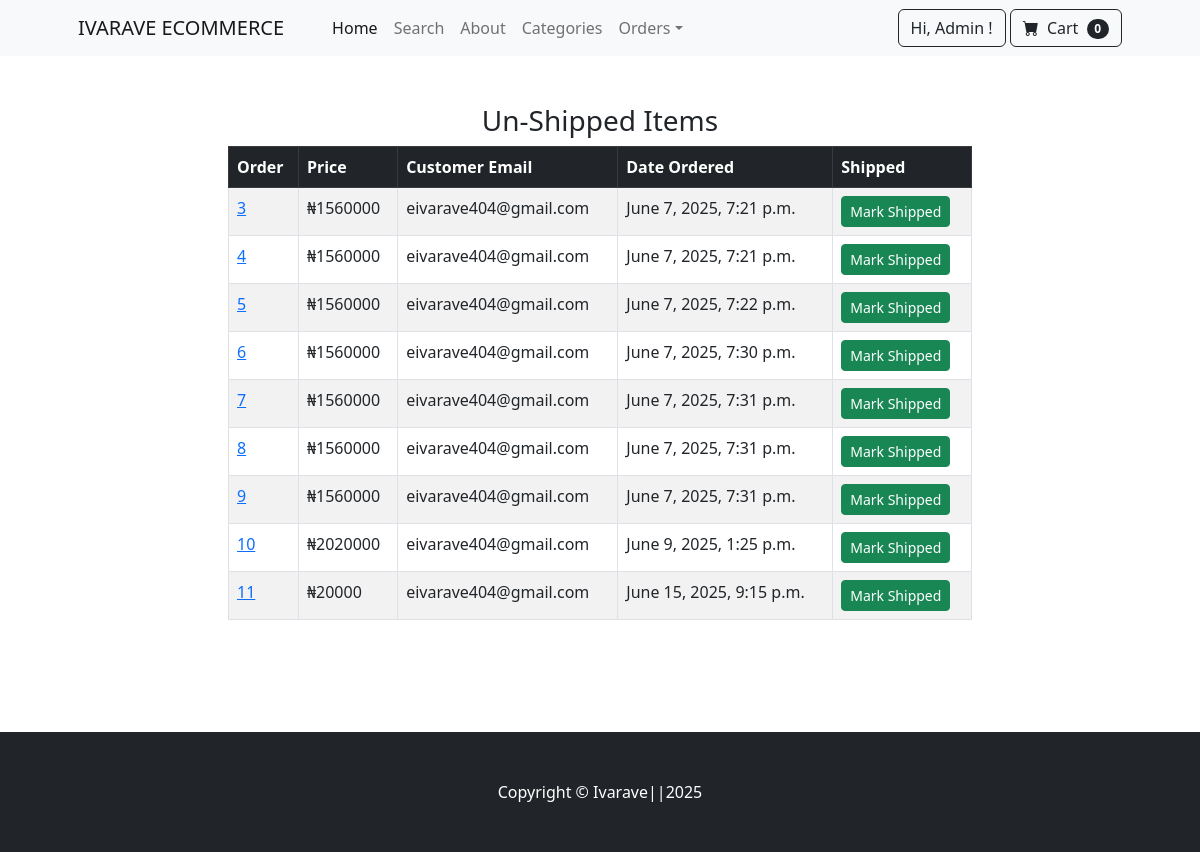
Page /payment/not_shipped_dash (signed in) on the committed database.
### payment/models.py (models this page shows, shortened)
class Order(models.Model):
    user  = models.ForeignKey(User, on_delete=models.CASCADE, null=True, blank=True)
    name = models.CharField(max_length=200)
    email = models.EmailField(max_length=200)
    phone = models.CharField(max_length=200)
    shipping_address = models.TextField(max_length=15000)
    amount_paid = models.DecimalField(max_digits = 10, decimal_places=0)
    date_ordered = models.DateTimeField(auto_now_add=True)
    shipped = models.BooleanField(default =False)
    date_shipped = models.DateTimeField(blank=True, null=True)

### payment/views.py (the view, shortened to what this page needs)
# urls.py: path('not_shipped_dash',views.not_shipped_dash,name ="not_shipped_dash"),
def not_shipped_dash(request):
	if request.user.is_authenticated and request.user.is_superuser:
		orders = Order.objects.filter(shipped=False)
		return render(request, "payment/not_shipped_dash.html", {"orders":orders})
	else:
		messages.success(request, "Access Denied")
		return redirect('home')

### cart/cart.py (called while the page is built)
    def __len__(self):
        return len(self.cart)

### cart/context_processors.py (called while the page is built)
def cart(request):
    return {'cart': Cart(request)}

### payment/templates/payment/not_shipped_dash.html (shortened to what this page needs)
{% extends 'base.html' %}
{% block content %}
        <div class="container">
        	<div class="row">
        		<center>
        			<div class="col-8">
        				<br/><br/>
<h3>Un-Shipped Items</h3>
<table class="table table-striped table-hover table-bordered">
  <thead class="table-dark">
    <tr>
      <th scope="col">Order</th>
      <th scope="col">Price</th>
      <th scope="col">Customer Email</th>
      <th scope="col">Date Ordered</th>
      <th scope="col">Shipped</th>
    </tr>
  </thead>
  <tbody>
  	{% for item in orders %}
    <tr>
      <td><a href="{% url 'orders' item.id %}">{{ item.id }}</a></td>
      <td>₦{{ item.amount_paid }}</td>
      <td>{{ item.email }}</td>
      <td>{{ item.date_ordered }}</td>
      <td>
        <form method="POST">
          <button type="Submit" class="btn btn-success btn-sm">Mark Shipped</button>
        </form>
      </td>
    </tr>
    {% endfor %}
  </tbody>
</table>
<br/><br/>
<br/><br/>
        			</div>
        		</center>
        	</div>
        </div>
{% endblock %}

### store/templates/navbar.html (shortened to what this page needs)
<nav class="navbar navbar-expand-lg navbar-light bg-light">
    <div class="container px-4 px-lg-5">
        <a class="navbar-brand" href="{% url 'home' %}">IVARAVE ECOMMERCE</a>
        <div class="collapse navbar-collapse" id="navbarSupportedContent">
            <ul class="navbar-nav me-auto mb-2 mb-lg-0 ms-lg-4">
                <li class="nav-item"><a class="nav-link active" aria-current="page" href="{% url 'home' %}">Home</a></li>
                <li class="nav-item"><a class="nav-link" href="{% url 'search' %}">Search</a></li>
                <li class="nav-item"><a class="nav-link" href="{% url 'about' %}">About</a></li>
                <li class="nav-item"><a class="nav-link" href="{% url 'category_summary' %}">Categories</a></li>
                {% if user.is_authenticated %}
                    {% if user.is_superuser %}
                    <li class="nav-item dropdown">
                    <a class="nav-link dropdown-toggle" id="navbarDropdown" href="#" role="button" data-bs-toggle="dropdown" aria-expanded="false">Orders</a>
                    </li>
                    {% endif %}
            </ul>
            <form class="d-flex">
                <a  href = "{% url 'profile' %} "class="btn btn-outline-dark" type="submit" >
                    Hi, {{ user.username }} !
                </a>
                {% endif %}
                <a href="{% url 'cart_summary' %}" class="btn btn-outline-dark">
                    <i class="bi-cart-fill me-1"></i>
                    Cart
                    <span class="badge bg-dark text-white ms-1 rounded-pill" id ="cart_quantity">{{ cart|length }}</span>
                </a>
            </form>
        </div>
    </div>
</nav>

### rows in the picture
Order: id "3", amount_paid "1560000", email "eivarave404@gmail.com", date_ordered "June 7, 2025, 7:21 p.m."
Order: id "4", amount_paid "1560000", email "eivarave404@gmail.com", date_ordered "June 7, 2025, 7:21 p.m."
Order: id "5", amount_paid "1560000", email "eivarave404@gmail.com", date_ordered "June 7, 2025, 7:22 p.m."
Order: id "6", amount_paid "1560000", email "eivarave404@gmail.com", date_ordered "June 7, 2025, 7:30 p.m."
Order: id "7", amount_paid "1560000", email "eivarave404@gmail.com", date_ordered "June 7, 2025, 7:31 p.m."
Order: id "8", amount_paid "1560000", email "eivarave404@gmail.com", date_ordered "June 7, 2025, 7:31 p.m."
Order: id "9", amount_paid "1560000", email "eivarave404@gmail.com", date_ordered "June 7, 2025, 7:31 p.m."
Order: id "10", amount_paid "2020000", email "eivarave404@gmail.com", date_ordered "June 9, 2025, 1:25 p.m."
Order: id "11", amount_paid "20000", email "eivarave404@gmail.com", date_ordered "June 15, 2025, 9:15 p.m."

### other values in the picture
{{ user.username }} "Admin"
{{ cart|length }} "0"
